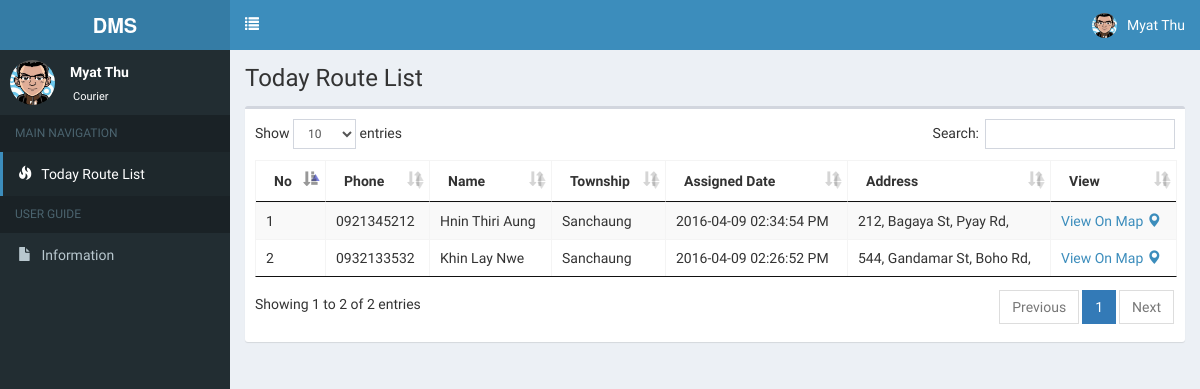
The page /courier/view (signed in) on the database its author committed.
### tables this page shows
CREATE TABLE `assign` (
  `id` int(11) NOT NULL,
  `courier_id` int(11) NOT NULL,
  `customer_id` int(11) NOT NULL,
  `timestamp` datetime NOT NULL,
  `deleted` tinyint(1) NOT NULL DEFAULT '0'
);

CREATE TABLE `customer` (
  `id` int(11) NOT NULL,
  `name` varchar(50) NOT NULL,
  `township_id` int(11) NOT NULL,
  `home_no` varchar(20) NOT NULL,
  `street` varchar(50) NOT NULL,
  `road` varchar(50) NOT NULL,
  `quarter` varchar(50) NOT NULL,
  `drop_point_id` int(11) NOT NULL,
  `timestamp` varchar(50) NOT NULL,
  `phone` varchar(20) NOT NULL,
  `description` varchar(255) DEFAULT NULL,
  `customer_type` char(1) NOT NULL,
  `deleted` tinyint(1) NOT NULL DEFAULT '0',
  `done_status` tinyint(1) NOT NULL DEFAULT '0'
);

CREATE TABLE `township` (
  `id` int(11) NOT NULL,
  `code` varchar(20) NOT NULL,
  `township` varchar(50) NOT NULL,
  `latitude` varchar(100) NOT NULL,
  `longitude` varchar(100) NOT NULL
);

### application/controllers/Courier.php (called while the page is built, shortened)
<?php
class courier extends MY_Controller
{
	function __construct()
	{
		$this->load->model('courier_model');
	}
	public function view()
	{
		$header_courier=$this->config->item('header_courier');
		$footer=$this->config->item('footer');
		$today_list=$this->config->item('today_list');
		$logged_in = $this->session->userdata('user_info');
		$user_id=$logged_in['user_id'];
		$get_courier_id=$this->courier_model->get_courier_id($user_id);
		$courier_id=$get_courier_id['id'];
		$data['query']=$this->courier_model->get_today_route($courier_id);
		$this->load->view($header_courier);
		$this->load->view($today_list,$data);
		$this->load->view($footer);
	}
}

### index.php (called while the page is built, shortened)
<?php
require_once BASEPATH.'core/CodeIgniter.php';

### application/models/Courier_model.php (called while the page is built, shortened)
<?php
class Courier_model extends CI_Model {
	function get_today_route($courier_id)
	{
		$this->db->select('*,drop_point.latitude,drop_point.longitude,customer.name as customer_name');
		$this->db->from('assign');
		$this->db->join('customer',"customer.id =assign.customer_id");
		$this->db->join('drop_point',"drop_point.id =customer.drop_point_id");
		$this->db->join('township',"township.id =customer.township_id");
		$this->db->where('assign.courier_id',$courier_id);
		$this->db->where('customer.done_status',0);
		$query=$this->db->get();
		return $query->result_array();
	}
	function get_courier_id($user_id)
	{
		$this->db->select('id');
		$this->db->from('courier');
		$this->db->where('user_id',$user_id);
		$this->db->where('deleted',0);
		$query=$this->db->get();
		return $query->row_array();
	}
}

### application/views/front_end/courier/today_list.php (the view, shortened to what this page needs)
<?php
  $datatable_bootstrap_css=$this->config->item('datatable_bootstrap_css');
  $datatable_jquery_css=$this->config->item('datatable_jquery_css');
?>
<link href="<?php echo base_url($datatable_bootstrap_css); ?>" rel="stylesheet" type="text/css" />
<link href="<?php echo base_url($datatable_jquery_css); ?>" rel="stylesheet" type="text/css" />
<div class="content-wrapper">
 <section class="content-header">
          <h1>
           Today Route List
          </h1>
 </section>
<section class="content">
	 <div class="row">
      <div class="col-xs-12">
              <div class="box">
                <div class="box-body">
                  <table id="example1" class="table table-bordered table-striped">
                      <thead>
                        <tr>
                          <th>No</th>
                          <th>Phone</th>
                          <th>Name</th>
                          <th>Township</th>
                          <th>Assigned Date</th>
                          <th>Address</th>
                          <th>View</th>
                        </tr>
                      </thead>
                      <tbody>
                      <?php $i=1; ?>
                      <?php  foreach ($query as $val): ?>
                        <tr>
                          <td><?=$i?></td>
                          <td><?=$val['phone']?></td>
                          <td><?=$val['customer_name']?></td>
                          <td><?=$val['township']?></td>
                          <td><?=$val['timestamp']?></td>
                          <td>
                            <?php
                              echo $val['home_no'].", ".$val['street'].", ".$val['road'].", ".$val['quarter'];
                            ?>
                          </td>
                          <td>
                                <a href="#" onClick="alert('Comming Soon')">View On Map <i class="glyphicon glyphicon-map-marker"></i></a>
                          </td>
                        </tr>
                      <?php $i++; ?>
                      <?php endforeach; ?>
                      </tbody>
                  </table>
               </div>
              </div>
      </div>
   </div>
</section>
</div>

### application/views/includes/header_courier.php (shortened to what this page needs)
<?php
	$bootstrap_css=$this->config->item('bootstrap_css');
	$template_css=$this->config->item('template_css');
	$skin_css=$this->config->item('skin_css');
?>
<?php
    $username=$_SESSION['user_info']['name'];
    $userimage=$_SESSION['user_info']['image'];
    $position=$_SESSION['user_info']['description'];
?>
<!DOCTYPE html>
<html>
  <head>
    <link href="<?php echo base_url($bootstrap_css); ?>" rel="stylesheet" type="text/css" />
    <link href="<?php echo base_url($template_css); ?>" rel="stylesheet" type="text/css" />
    <link href="<?php echo base_url($skin_css); ?>" rel="stylesheet" type="text/css" />
  </head>
  <body class="skin-blue sidebar-mini">
    <div class="wrapper">
      <header class="main-header">
        <a href="../../index2.html" class="logo">
          <span class="logo-lg"><b>DMS</b></span>
        </a>
        <nav class="navbar navbar-static-top" role="navigation">
          <a href="#" class="sidebar-toggle" data-toggle="offcanvas" role="button">
            <span class="glyphicon glyphicon-list"></span>
          </a>
          <div class="navbar-custom-menu">
            <ul class="nav navbar-nav">
              <li class="dropdown user user-menu">
                <a href="#" class="dropdown-toggle" data-toggle="dropdown">
                  <img src="<?=base_url('images/users/'.$userimage)?>" class="user-image" alt="User Image"/>
                  <span class="hidden-xs"><?=$username?></span>
                </a>
              </li>
            </ul>
          </div>
        </nav>
      </header>
      <aside class="main-sidebar">
        <section class="sidebar">
          <div class="user-panel">
            <div class="pull-left image">
              <img src="<?=base_url('images/users/'.$userimage)?>" class="img-circle" alt="User Image" />
            </div>
            <div class="pull-left info">
              <p><?=$username?></p>
              <a href="#"><i class="fa fa-circle text-success"></i><?=$position?></a>
            </div>
          </div>
          <ul class="sidebar-menu">
            <li class="header">MAIN NAVIGATION</li>
            <li class="active"><a href="<?=base_url('customer/browse/unassign')?>"><i class="glyphicon glyphicon-fire"></i> <span>Today Route List</span></a></li>
            <li class="header">USER GUIDE</li>
            <li><a href="#" onClick="alert('Comming Soon')"><i class="glyphicon glyphicon-file"></i> <span>Information</span></a></li>
          </ul>
        </section>
      </aside>

### application/views/includes/footer.php (shortened to what this page needs)
</body>
</html>

### rows shown on the page
assign: customer.phone "0921345212", customer.name "Hnin Thiri Aung", township.township "Sanchaung", customer.timestamp "2016-04-09 02:34:54 PM", customer.home_no "212", customer.street "Bagaya St", customer.road "Pyay Rd"
assign: customer.phone "0932133532", customer.name "Khin Lay Nwe", township.township "Sanchaung", customer.timestamp "2016-04-09 02:26:52 PM", customer.home_no "544", customer.street "Gandamar St", customer.road "Boho Rd"

### other values the page prints
$username "Myat Thu"
$position "Courier"
